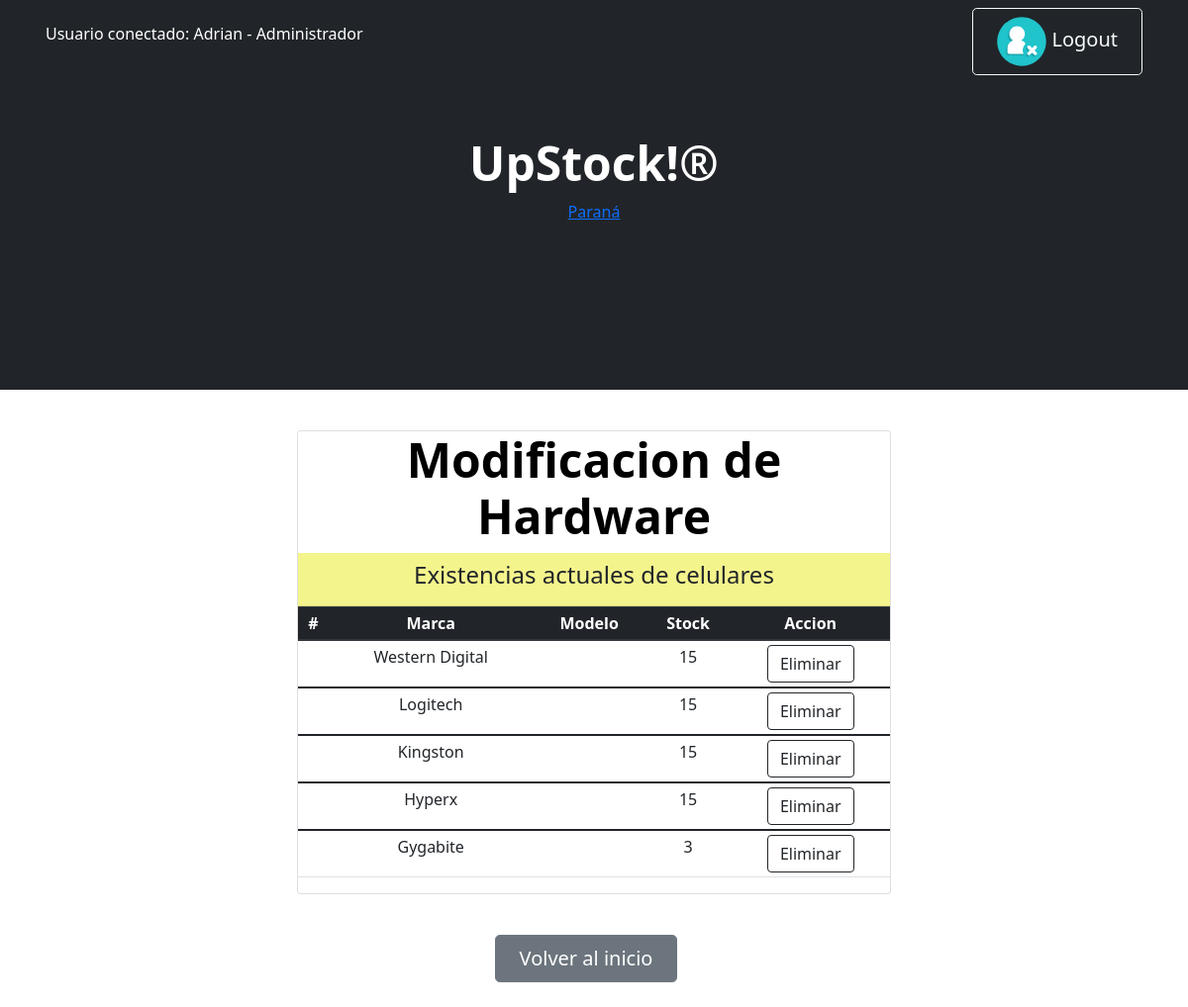
The app's page /upstock/show_hard_del/ (signed in) with its own data.
### Miapp/models.py (models this page shows, shortened)
class Hardware (models.Model):
    tipo= models.CharField (max_length=50)
    marca= models.CharField (max_length=50)
    stock= models.IntegerField()

### Miapp/views.py (the view)
# urls.py: path('show_hard_del/',show_hard_del,name="show_hard_del"),
@permission_required('Miapp.delete_hardware', raise_exception=True)
@login_required(login_url='Inicio')
def show_hard_del(request):
    lista=Hardware.objects.all()
    return render(request,"show_hard_del.html",{"Hardware":lista})

### Miapp/templates/show_hard_del.html
{% extends 'padre.html' %}
{% load static %}
{% block Contenido_cambiante %}
<h1 class="display-5 fw-bolder text-black mb-2"> Modificacion de Hardware</h1>
<div class="card-header" style="background-color: rgba(244, 244, 136, 0.957);">
  <h4>Existencias actuales de celulares</h4>
</div>
    <table class="table table-sm">
        <thead class="thead-dark">
          <tr>
            <th scope="col">#</th>
            <th scope="col">Marca</th>
            <th scope="col">Modelo</th>
            <th scope="col">Stock</th>
            <th scope="col">Accion</th>
          </tr>
        </thead>
        {% for items in Hardware %}
        <tbody>
          <tr>
            <th scope="row">{{celus.id}}</th>
            <td>{{items.marca}}</td>
            <td>{{items.modelo}}</td>
            <td>{{items.stock}}</td>
            <td><div><form action="{% url 'eliminar_hard' items.id %}" method="POST">{% csrf_token %}
                <button class="btn btn-outline-dark">Eliminar</button>
            </form></div></td>
          </tr>
        </tbody>
        {% endfor %}
    </table>
    {% endblock %}

### Miapp/templates/padre.html (shortened to what this page needs)
<!DOCTYPE html>
<html lang="en">
    <head>
        {% load static %}
        <link rel="stylesheet" href="https://cdn.jsdelivr.net/npm/bootstrap@4.0.0/dist/css/bootstrap.min.css"
>
        <link href="https://cdn.jsdelivr.net/npm/bootstrap-icons@1.4.1/font/bootstrap-icons.css" rel="stylesheet" />
        <link href="{%static 'css/styles.css'%}" rel="stylesheet" />
    </head>
    <body id="divconfondo">
            <nav class="navbar navbar-expand-lg navbar-dark bg-dark">
            <div class="container px-3">
            {% if user.is_authenticated %}
                    <p style="color:white"> Usuario conectado: {{user.username}} - {{user.groups.all.0}}</p>
                    <a class="btn btn-outline-light btn-lg px-4" href="{% url 'Logout' %}"> <img class="icon input-icon" src="{% static 'assets/logout.svg' %}" alt=""> Logout</a>
            {% endif %}
        </nav>
        <header class="bg-dark py-1">
            <div class="container px-1">
                <div class="row  justify-content-center">
                    <div class="col-lg-6">
                        <div class="text-center my-5">
                            <h1 class="display-5 fw-bolder text-white mb-2">UpStock!®</h1>
                                 <div id="tw_19_1704680239">
                                <div style="width:120px; height:140px; margin: 0 auto;">
                                <a href="https://hotelmix.es/time/parana-30036">Paraná</a><br/></div></div>
                        </div>
                    </div>
                </div>
            </div>
        </header>
        <div class="text-center py-3"  >
            <div id="tarjeta" class="card">
                {% block Contenido_cambiante %}
                {% endblock Contenido_cambiante %}
            </div>
        </div>
        <div id="botoninicio" class="text-center">
    <a class="btn btn-secondary btn-lg px-4 me-sm-3" href="{% url 'Inicio'%}">Volver al inicio</a>
    </div>

### records on screen
Hardware: marca "Western Digital", stock "15"
Hardware: marca "Logitech", stock "15"
Hardware: marca "Kingston", stock "15"
Hardware: marca "Hyperx", stock "15"
Hardware: marca "Gygabite", stock "3"

### other values on screen
{{ user.username }} "Adrian"
{{ user.groups.all.0 }} "Administrador"
